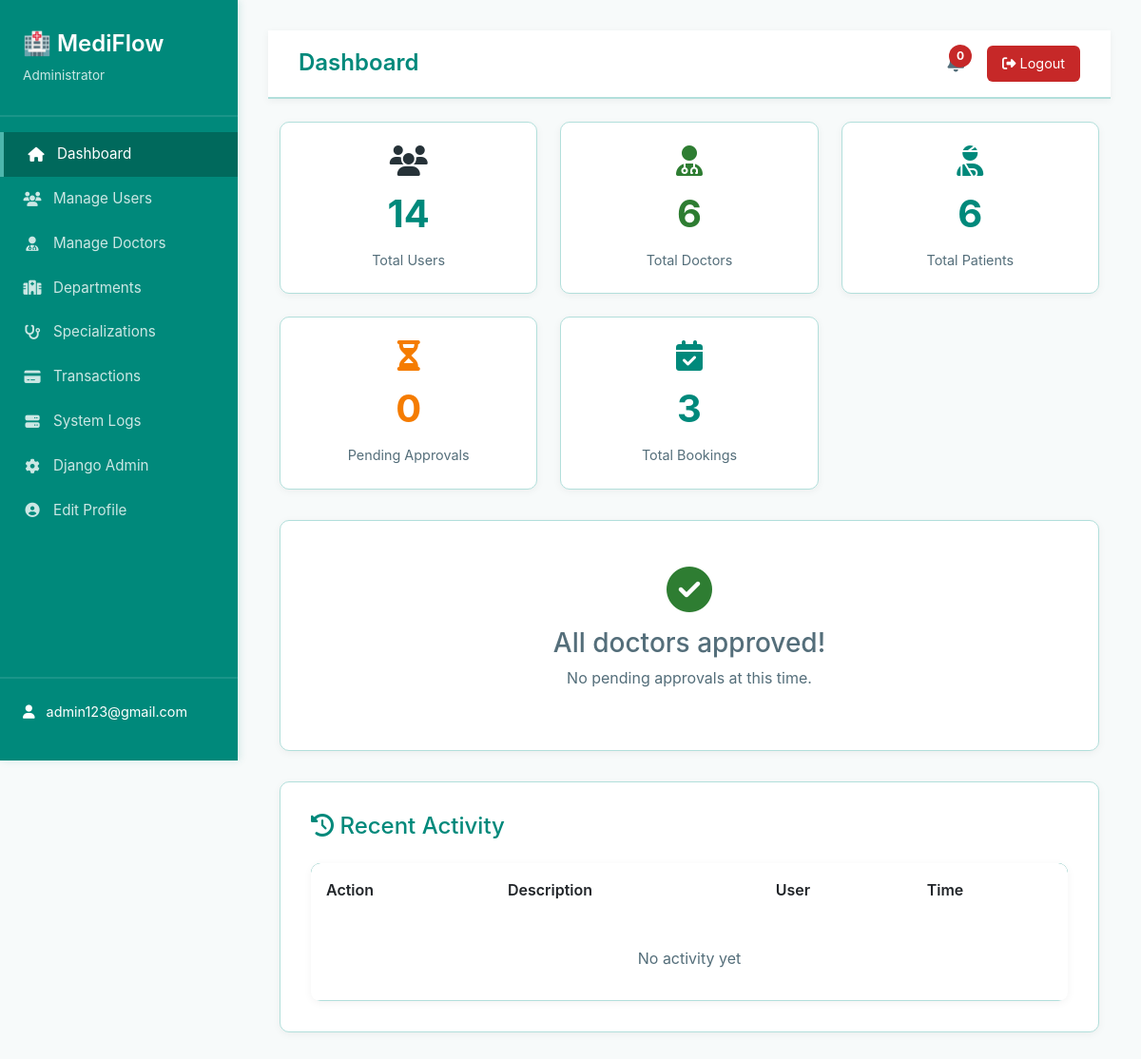
The page /dashboard/dashboard/ (signed in) on the database as committed earlier.
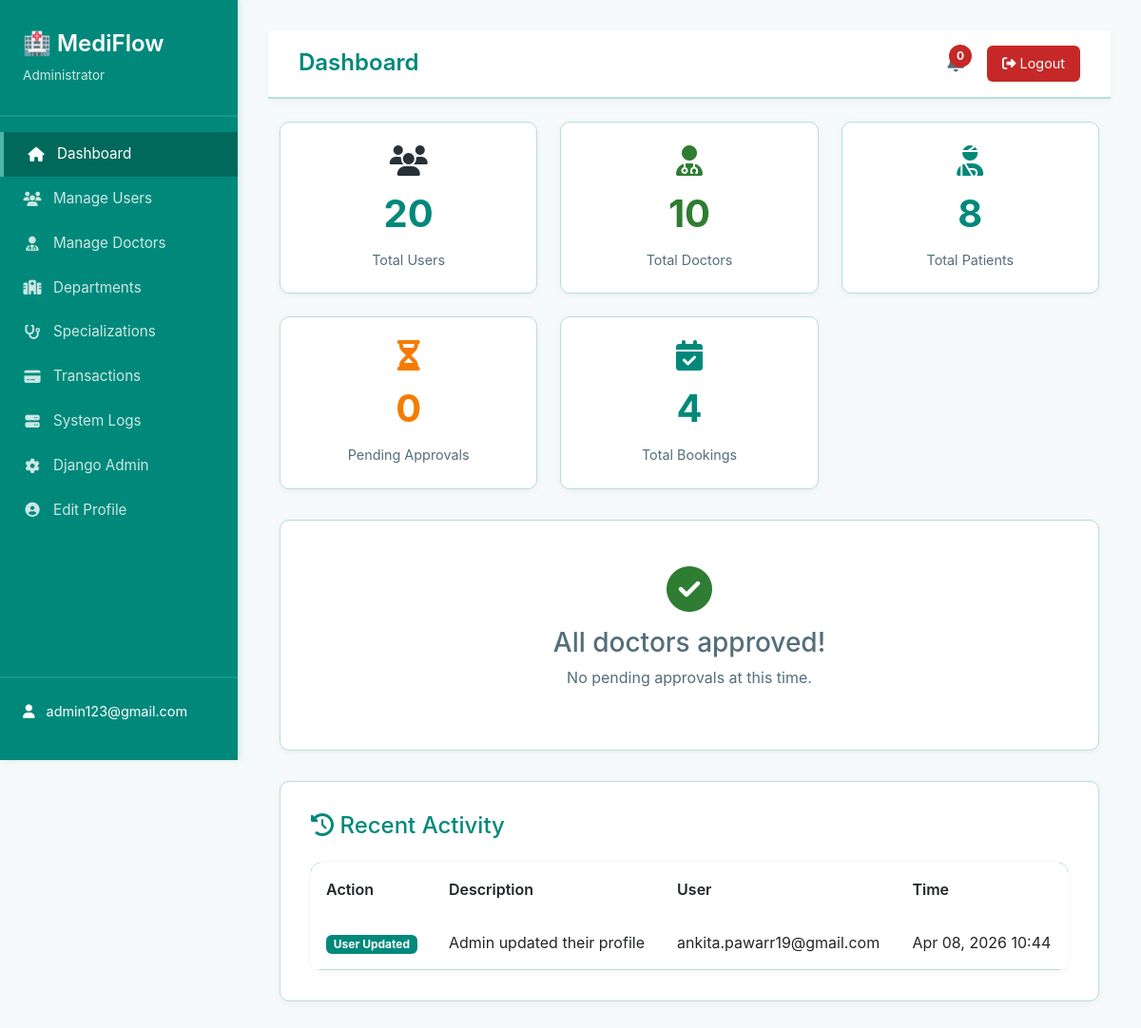
The same page on the database as committed later.
### admin_management/models.py (models this page shows, shortened)
class SystemAuditLog(models.Model):
    ACTION_CHOICES = [
        ('user_created', 'User Created'),
        ('user_deleted', 'User Deleted'),
        ('user_updated', 'User Updated'),
        ('doctor_approved', 'Doctor Approved'),
        ('doctor_suspended', 'Doctor Suspended'),
        ('booking_created', 'Booking Created'),
        ('booking_cancelled', 'Booking Cancelled'),
    ]
    user = models.ForeignKey(CustomUser, on_delete=models.SET_NULL, null=True)
    action = models.CharField(max_length=50, choices=ACTION_CHOICES)
    description = models.TextField()
    timestamp = models.DateTimeField(auto_now_add=True)
    ip_address = models.GenericIPAddressField(null=True, blank=True)
    class Meta:
        verbose_name = 'System Audit Log'
        verbose_name_plural = 'System Audit Logs'
        ordering = ['-timestamp']

### accounts/models.py (models this page shows, shortened)
class CustomUser(AbstractUser):
    ROLE_CHOICES = (
        ('DOCTOR', 'Doctor'),
        ('PATIENT', 'Patient'),
    )
    role = models.CharField(
        max_length=10,
        choices=ROLE_CHOICES,
        default='PATIENT'
    )
    google_calendar_token = models.JSONField(
        null=True,
        blank=True,
        help_text="OAuth token for Google Calendar"
    )
    is_2fa_enabled = models.BooleanField(
        default=False,
        help_text="Whether two-factor authentication is enabled"
    )
    class Meta:
        db_table = 'accounts_customuser'
        verbose_name = 'User'
        verbose_name_plural = 'Users'

### admin_management/views.py (the view)
# urls.py: path('dashboard/', views.admin_dashboard, name='dashboard'),
@login_required
@user_passes_test(is_admin)
def admin_dashboard(request):
    context = {
        'total_users': CustomUser.objects.count(),
        'total_doctors': CustomUser.objects.filter(role='DOCTOR').count(),
        'total_patients': CustomUser.objects.filter(role='PATIENT').count(),
        'pending_approvals': DoctorApproval.objects.filter(status='pending').count(),
        'total_bookings': Booking.objects.count(),
        'pending_doctors': DoctorApproval.objects.filter(status='pending').select_related('doctor'),
        'recent_logs': SystemAuditLog.objects.all()[:10],
    }
    return render(request, 'admin_management/dashboard.html', context)

### admin_management/views.py (called while the page is built)
def is_admin(user):
    return user.is_staff or user.role == 'ADMIN'

### templates/admin_management/dashboard.html (shortened to what the changed rows need)
{% extends 'admin_management/base_admin.html' %}
{% block page_title %}Dashboard{% endblock %}
{% block content %}
<div class="container-fluid mt-4">
    <div class="stats-grid">
        <div class="stat-card">
            <i class="fas fa-users" style="font-size: 2rem;" class="stat-color-primary"></i>
            <div class="stat-number stat-color-primary">{{ total_users }}</div>
            <div class="stat-label">Total Users</div>
        </div>
        <div class="stat-card">
            <i class="fas fa-user-md" style="font-size: 2rem; color: #2E7D32;"></i>
            <div class="stat-number stat-color-success">{{ total_doctors }}</div>
            <div class="stat-label">Total Doctors</div>
        </div>
        <div class="stat-card">
            <i class="fas fa-user-injured" style="font-size: 2rem; color: #00897B;"></i>
            <div class="stat-number stat-color-primary">{{ total_patients }}</div>
            <div class="stat-label">Total Patients</div>
        </div>
        <div class="stat-card">
            <i class="fas fa-calendar-check" style="font-size: 2rem; color: #00897B;"></i>
            <div class="stat-number stat-color-primary">{{ total_bookings }}</div>
            <div class="stat-label">Total Bookings</div>
        </div>
    </div>
    <div class="admin-card">
        <h2>
            <i class="fas fa-history"></i> Recent Activity
        </h2>
        <div class="table-admin">
            <table class="table table-hover mb-0">
                <thead>
                    <tr>
                        <th>Action</th>
                        <th>Description</th>
                        <th>User</th>
                        <th>Time</th>
                    </tr>
                </thead>
                <tbody>
                    {% for log in recent_logs %}
                    <tr>
                        <td>
                            <span class="badge" style="background: #00897B; color: white;">
                                {{ log.get_action_display }}
                            </span>
                        </td>
                        <td>{{ log.description }}</td>
                        <td>{{ log.user.email }}</td>
                        <td>{{ log.timestamp|date:"M d, Y H:i" }}</td>
                    </tr>
                    {% empty %}
                    <tr>
                        <td colspan="4" style="text-align: center; padding: 2rem; color: #546E7A;">
                            No activity yet
                        </td>
                    </tr>
                    {% endfor %}
                </tbody>
            </table>
        </div>
    </div>
</div>
{% endblock %}

Rows that differ between the two databases and show on the page:
added SystemAuditLog: action "User Updated", description "Admin updated their profile", user.email "ankita.pawarr19@gmail.com", timestamp "Apr 08, 2026 10:44"
Other text that changed with them:
{{ total_users }}: "14" → "20"
{{ total_doctors }}: "6" → "10"
{{ total_patients }}: "6" → "8"
{{ total_bookings }}: "3" → "4"
text no longer shown: "No activity yet"
